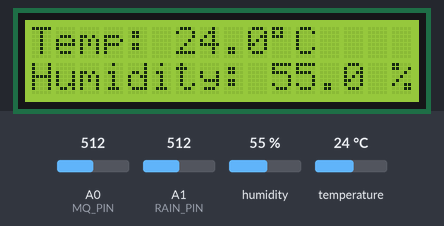
A sketch run on a simulated Arduino Uno, built with avr-gcc and run on an emulated ATmega328P. Shown: 16×2 character LCD. The inputs (shaded band) are chosen by the test bench; at power-on: A0 (MQ_PIN) = 512, A1 (RAIN_PIN) = 512, humidity 55 %, temperature 24 °C. What the sketch prints to the serial monitor is not drawn.

Above: at 2.7 s.
2.8 s: A0 (MQ_PIN) set to 534
At 14.8 s:
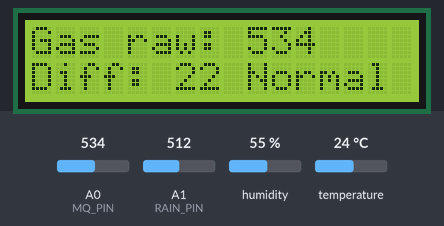
16.8 s: A1 (RAIN_PIN) set to 140
At 27.1 s:
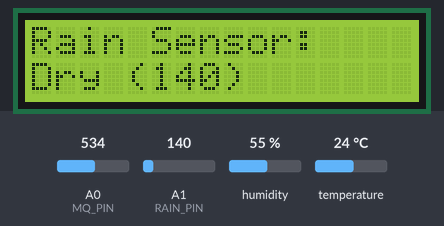
30.5 s: A0 (MQ_PIN) set to 716
At 42.3 s:
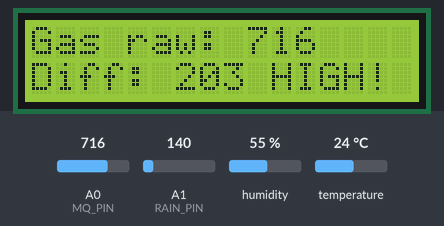
44.5 s: humidity set to 22 %
At 48.1 s:
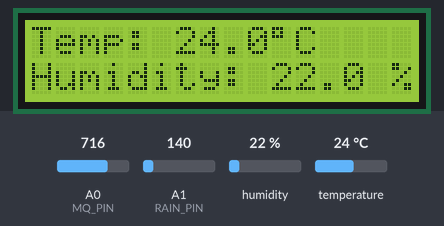
53.6 s: temperature set to 12 °C
At 57.3 s:
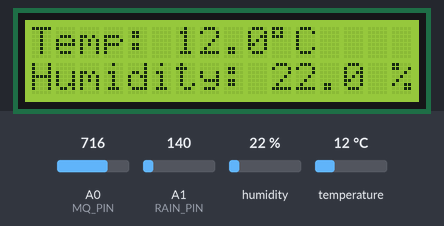
62.7 s: A1 (RAIN_PIN) set to 40
At 73.0 s:
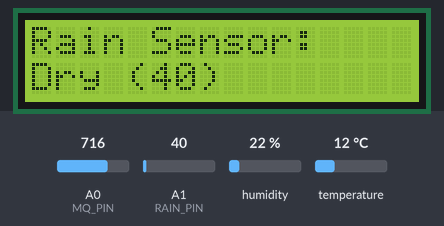
Timing chart, 0 to 74.5 s (numbered marks = the images above; inputs shaded):
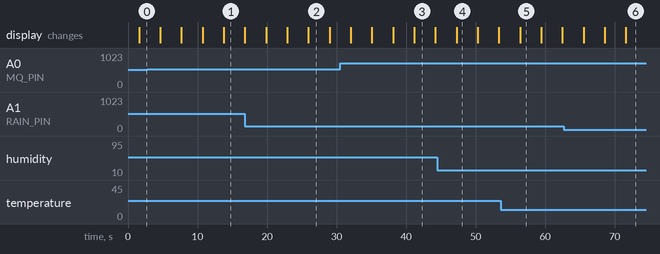

The sketch:

room_data.ino
```cpp
#include <Wire.h>
#include <LiquidCrystal_I2C.h>
#include <DHT.h>

#define DHTPIN 7
#define DHTTYPE DHT11
#define MQ_PIN A0
#define RAIN_PIN A1

#define GAS_THRESHOLD 50
#define RAIN_THRESHOLD 150
#define SCREEN_DELAY 3000
#define BASELINE_ALPHA 0.02

LiquidCrystal_I2C lcd(0x27, 16, 2);
DHT dht(DHTPIN, DHTTYPE);

float gasBaseline = -1;

void setup() {
  Serial.begin(9600);
  lcd.init();
  lcd.backlight();
  dht.begin();

  lcd.setCursor(0, 0);
  lcd.print("Starting...");
  delay(1500);
  lcd.clear();
}

void loop() {
  float temperature = dht.readTemperature();
  float humidity = dht.readHumidity();
  int gas = analogRead(MQ_PIN);
  int rain = analogRead(RAIN_PIN);

  if (gasBaseline < 0) {
    gasBaseline = gas;
  } else {
    if (abs(gas - gasBaseline) < 150) {
      gasBaseline = gasBaseline + BASELINE_ALPHA * (gas - gasBaseline);
    }
  }

  int gasDiff = gas - (int)gasBaseline;

  bool dhtOk = !(isnan(temperature) || isnan(humidity));

  // --- Screen 1: temperature & humidity ---
  lcd.clear();
  lcd.setCursor(0, 0);
  if (!dhtOk) {
    lcd.print("DHT11 error!");
  } else {
    lcd.print("Temp: ");
    lcd.print(temperature, 1);
    lcd.print((char)223);
    lcd.print("C");

    lcd.setCursor(0, 1);
    lcd.print("Humidity: ");
    lcd.print(humidity, 1);
    lcd.print(" %");
  }
  delay(SCREEN_DELAY);

// --- Screen 2: gas level ---
  lcd.clear();
  lcd.setCursor(0, 0);
  lcd.print("Gas raw: ");
  lcd.print(gas);
  lcd.setCursor(0, 1);
  lcd.print("Diff: ");
  lcd.print(abs(gasDiff));
  lcd.print(abs(gasDiff) > GAS_THRESHOLD ? " HIGH!" : " Normal");
  delay(SCREEN_DELAY);

  // --- Screen 3: rain status ---
  lcd.clear();
  lcd.setCursor(0, 0);
  lcd.print("Rain Sensor:");
  lcd.setCursor(0, 1);
  if (rain > RAIN_THRESHOLD) {
    lcd.print("RAINING!");
  } else {
    lcd.print("Dry (");
    lcd.print(rain);
    lcd.print(")");
  }
  delay(SCREEN_DELAY);

  // --- Serial log ---
  Serial.print("Temp: ");
  if (dhtOk) Serial.print(temperature); else Serial.print("NaN");
  Serial.print(" Humidity: ");
  if (dhtOk) Serial.print(humidity); else Serial.print("NaN");
  Serial.print(" Gas(raw): "); Serial.print(gas);
  Serial.print(" Baseline: "); Serial.print(gasBaseline);
  Serial.print(" Gas(diff): "); Serial.print(gasDiff);
  Serial.print(" Rain: "); Serial.println(rain);
}
```

Measured:
- the behaviour switches between 521 and 522 on A0 (MQ_PIN) (found by bisection; images 0 and 1)
- after the input at 16.8 s, the display: first differs from a run without the input after 9.1 s (image 2)
- after the input at 30.5 s, the display: first differs from a run without the input after 10.7 s (image 3)
- what the display in image 2 shows lasts 3.1 s, from 25.9 s to 29.0 s
- what the display in image 3 shows lasts 3.0 s, from 41.2 s to 44.2 s
